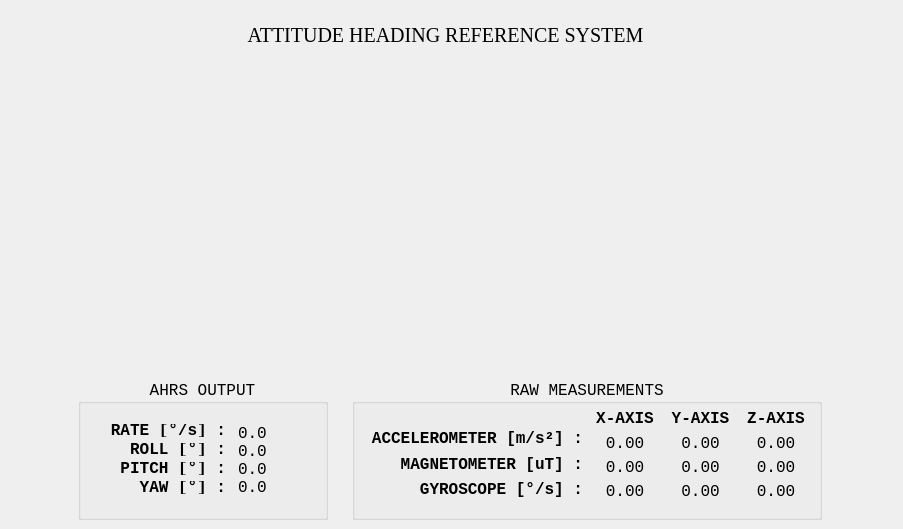
    <widget class="QWidget" name="tab_8">
     <attribute name="title">
      <string>AHRS</string>
     </attribute>
     <widget class="QWidget" name="layoutWidget">
      <property name="geometry">
       <rect>
        <x>60</x>
        <y>379</y>
        <width>781</width>
        <height>141</height>
       </rect>
      </property>
      <layout class="QHBoxLayout" name="horizontalLayout_5">
       <item>
        <widget class="QGroupBox" name="groupBox_5">
         <property name="maximumSize">
          <size>
           <width>250</width>
           <height>16777215</height>
          </size>
         </property>
         <property name="font">
          <font>
           <family>Courier New</family>
           <pointsize>12</pointsize>
           <bold>false</bold>
          </font>
         </property>
         <property name="title">
          <string>AHRS OUTPUT</string>
         </property>
         <property name="alignment">
          <set>Qt::AlignmentFlag::AlignCenter</set>
         </property>
         <widget class="QWidget" name="layoutWidget">
          <property name="geometry">
           <rect>
            <x>27</x>
            <y>45</y>
            <width>121</width>
            <height>70</height>
           </rect>
          </property>
          <layout class="QVBoxLayout" name="verticalLayout_2">
           <item>
            <widget class="QLabel" name="label_2">
             <property name="font">
              <font>
               <family>Courier New</family>
               <pointsize>12</pointsize>
               <bold>true</bold>
              </font>
             </property>
             <property name="text">
              <string>RATE [°/s] :</string>
             </property>
             <property name="alignment">
              <set>Qt::AlignmentFlag::AlignRight|Qt::AlignmentFlag::AlignTrailing|Qt::AlignmentFlag::AlignVCenter</set>
             </property>
            </widget>
           </item>
           <item>
            <widget class="QLabel" name="label_4">
             <property name="font">
              <font>
               <family>Courier New</family>
               <pointsize>12</pointsize>
               <bold>true</bold>
              </font>
             </property>
             <property name="text">
              <string>ROLL [°] :</string>
             </property>
             <property name="alignment">
              <set>Qt::AlignmentFlag::AlignRight|Qt::AlignmentFlag::AlignTrailing|Qt::AlignmentFlag::AlignVCenter</set>
             </property>
            </widget>
           </item>
           <item>
            <widget class="QLabel" name="label_3">
             <property name="font">
              <font>
               <family>Courier New</family>
               <pointsize>12</pointsize>
               <bold>true</bold>
              </font>
             </property>
             <property name="text">
              <string>PITCH [°] :</string>
             </property>
             <property name="alignment">
              <set>Qt::AlignmentFlag::AlignRight|Qt::AlignmentFlag::AlignTrailing|Qt::AlignmentFlag::AlignVCenter</set>
             </property>
            </widget>
           </item>
           <item>
            <widget class="QLabel" name="label_5">
             <property name="font">
              <font>
               <family>Courier New</family>
               <pointsize>12</pointsize>
               <bold>true</bold>
              </font>
             </property>
             <property name="text">
              <string>YAW [°] :</string>
             </property>
             <property name="alignment">
              <set>Qt::AlignmentFlag::AlignRight|Qt::AlignmentFlag::AlignTrailing|Qt::AlignmentFlag::AlignVCenter</set>
             </property>
            </widget>
           </item>
          </layout>
         </widget>
         <widget class="QLabel" name="label_8">
          <property name="geometry">
           <rect>
            <x>160</x>
            <y>82</y>
            <width>29</width>
            <height>16</height>
           </rect>
          </property>
          <property name="maximumSize">
           <size>
            <width>50</width>
            <height>16777215</height>
           </size>
          </property>
          <property name="font">
           <font>
            <family>Courier New</family>
            <pointsize>12</pointsize>
            <bold>false</bold>
           </font>
          </property>
          <property name="text">
           <string>0.00</string>
          </property>
         </widget>
         <widget class="QLabel" name="label_7">
          <property name="geometry">
           <rect>
            <x>160</x>
            <y>64</y>
            <width>29</width>
            <height>16</height>
           </rect>
          </property>
          <property name="maximumSize">
           <size>
            <width>50</width>
            <height>16777215</height>
           </size>
          </property>
          <property name="font">
           <font>
            <family>Courier New</family>
            <pointsize>12</pointsize>
            <bold>false</bold>
           </font>
          </property>
          <property name="text">
           <string>0.00</string>
          </property>
         </widget>
         <widget class="QLabel" name="label_6">
          <property name="geometry">
           <rect>
            <x>160</x>
            <y>46</y>
            <width>29</width>
            <height>16</height>
           </rect>
          </property>
          <property name="maximumSize">
           <size>
            <width>50</width>
            <height>16777215</height>
           </size>
          </property>
          <property name="font">
           <font>
            <family>Courier New</family>
            <pointsize>12</pointsize>
            <bold>false</bold>
           </font>
          </property>
          <property name="text">
           <string>0.00</string>
          </property>
         </widget>
         <widget class="QLabel" name="label_9">
          <property name="geometry">
           <rect>
            <x>160</x>
            <y>100</y>
            <width>29</width>
            <height>16</height>
           </rect>
          </property>
          <property name="maximumSize">
           <size>
            <width>50</width>
            <height>16777215</height>
           </size>
          </property>
          <property name="font">
           <font>
            <family>Courier New</family>
            <pointsize>12</pointsize>
            <bold>false</bold>
           </font>
          </property>
          <property name="text">
           <string>0.00</string>
          </property>
         </widget>
        </widget>
       </item>
       <item>
        <widget class="QGroupBox" name="groupBox_4">
         <property name="maximumSize">
          <size>
           <width>470</width>
           <height>16777215</height>
          </size>
         </property>
         <property name="font">
          <font>
           <family>Courier New</family>
           <pointsize>12</pointsize>
           <bold>false</bold>
          </font>
         </property>
         <property name="title">
          <string>RAW MEASUREMENTS</string>
         </property>
         <property name="alignment">
          <set>Qt::AlignmentFlag::AlignCenter</set>
         </property>
         <widget class="QWidget" name="layoutWidget_2">
          <property name="geometry">
           <rect>
            <x>238</x>
            <y>30</y>
            <width>221</width>
            <height>91</height>
           </rect>
          </property>
          <layout class="QHBoxLayout" name="horizontalLayout_4">
           <item>
            <layout class="QVBoxLayout" name="verticalLayout_6">
             <item>
              <widget class="QLabel" name="label_26">
               <property name="font">
                <font>
                 <family>Courier New</family>
                 <pointsize>12</pointsize>
                 <bold>true</bold>
                </font>
               </property>
               <property name="text">
                <string>X-AXIS</string>
               </property>
               <property name="alignment">
                <set>Qt::AlignmentFlag::AlignCenter</set>
               </property>
              </widget>
             </item>
             <item>
              <widget class="QLabel" name="label_15">
               <property name="font">
                <font>
                 <family>Courier New</family>
                 <pointsize>12</pointsize>
                 <bold>false</bold>
                </font>
               </property>
               <property name="text">
                <string>0.00</string>
               </property>
               <property name="alignment">
                <set>Qt::AlignmentFlag::AlignCenter</set>
               </property>
              </widget>
             </item>
             <item>
              <widget class="QLabel" name="label_16">
               <property name="font">
                <font>
                 <family>Courier New</family>
                 <pointsize>12</pointsize>
                 <bold>false</bold>
                </font>
               </property>
               <property name="text">
                <string>0.00</string>
               </property>
               <property name="alignment">
                <set>Qt::AlignmentFlag::AlignCenter</set>
               </property>
              </widget>
             </item>
             <item>
              <widget class="QLabel" name="label_17">
               <property name="font">
                <font>
                 <family>Courier New</family>
                 <pointsize>12</pointsize>
                 <bold>false</bold>
                </font>
               </property>
               <property name="text">
                <string>0.00</string>
               </property>
               <property name="alignment">
                <set>Qt::AlignmentFlag::AlignCenter</set>
               </property>
              </widget>
             </item>
            </layout>
           </item>
           <item>
            <layout class="QVBoxLayout" name="verticalLayout_7">
             <item>
              <widget class="QLabel" name="label_27">
               <property name="font">
                <font>
                 <family>Courier New</family>
                 <pointsize>12</pointsize>
                 <bold>true</bold>
                </font>
               </property>
               <property name="text">
                <string>Y-AXIS</string>
               </property>
               <property name="alignment">
                <set>Qt::AlignmentFlag::AlignCenter</set>
               </property>
              </widget>
             </item>
             <item>
              <widget class="QLabel" name="label_19">
               <property name="font">
                <font>
                 <family>Courier New</family>
                 <pointsize>12</pointsize>
                 <bold>false</bold>
                </font>
               </property>
               <property name="text">
                <string>0.00</string>
               </property>
               <property name="alignment">
                <set>Qt::AlignmentFlag::AlignCenter</set>
               </property>
              </widget>
             </item>
             <item>
              <widget class="QLabel" name="label_20">
               <property name="font">
                <font>
                 <family>Courier New</family>
                 <pointsize>12</pointsize>
                 <bold>false</bold>
                </font>
               </property>
               <property name="text">
                <string>0.00</string>
               </property>
               <property name="alignment">
                <set>Qt::AlignmentFlag::AlignCenter</set>
               </property>
              </widget>
             </item>
             <item>
              <widget class="QLabel" name="label_21">
               <property name="font">
                <font>
                 <family>Courier New</family>
                 <pointsize>12</pointsize>
                 <bold>false</bold>
                </font>
               </property>
               <property name="text">
                <string>0.00</string>
               </property>
               <property name="alignment">
                <set>Qt::AlignmentFlag::AlignCenter</set>
               </property>
              </widget>
             </item>
            </layout>
           </item>
           <item>
            <layout class="QVBoxLayout" name="verticalLayout_8">
             <item>
              <widget class="QLabel" name="label_28">
               <property name="font">
                <font>
                 <family>Courier New</family>
                 <pointsize>12</pointsize>
                 <bold>true</bold>
                </font>
               </property>
               <property name="text">
                <string>Z-AXIS</string>
               </property>
               <property name="alignment">
                <set>Qt::AlignmentFlag::AlignCenter</set>
               </property>
              </widget>
             </item>
             <item>
              <widget class="QLabel" name="label_23">
               <property name="font">
                <font>
                 <family>Courier New</family>
                 <pointsize>12</pointsize>
                 <bold>false</bold>
                </font>
               </property>
               <property name="text">
                <string>0.00</string>
               </property>
               <property name="alignment">
                <set>Qt::AlignmentFlag::AlignCenter</set>
               </property>
              </widget>
             </item>
             <item>
              <widget class="QLabel" name="label_24">
               <property name="font">
                <font>
                 <family>Courier New</family>
                 <pointsize>12</pointsize>
                 <bold>false</bold>
                </font>
               </property>
               <property name="text">
                <string>0.00</string>
               </property>
               <property name="alignment">
                <set>Qt::AlignmentFlag::AlignCenter</set>
               </property>
              </widget>
             </item>
             <item>
              <widget class="QLabel" name="label_25">
               <property name="font">
                <font>
                 <family>Courier New</family>
                 <pointsize>12</pointsize>
                 <bold>false</bold>
                </font>
               </property>
               <property name="text">
                <string>0.00</string>
               </property>
               <property name="alignment">
                <set>Qt::AlignmentFlag::AlignCenter</set>
               </property>
              </widget>
             </item>
            </layout>
           </item>
          </layout>
         </widget>
         <widget class="QWidget" name="layoutWidget_3">
          <property name="geometry">
           <rect>
            <x>10</x>
            <y>50</y>
            <width>221</width>
            <height>70</height>
           </rect>
          </property>
          <layout class="QVBoxLayout" name="verticalLayout_5">
           <item>
            <widget class="QLabel" name="label_11">
             <property name="font">
              <font>
               <family>Courier New</family>
               <pointsize>12</pointsize>
               <bold>true</bold>
              </font>
             </property>
             <property name="text">
              <string>ACCELEROMETER [m/s²] :</string>
             </property>
             <property name="alignment">
              <set>Qt::AlignmentFlag::AlignRight|Qt::AlignmentFlag::AlignTrailing|Qt::AlignmentFlag::AlignVCenter</set>
             </property>
            </widget>
           </item>
           <item>
            <widget class="QLabel" name="label_12">
             <property name="font">
              <font>
               <family>Courier New</family>
               <pointsize>12</pointsize>
               <bold>true</bold>
              </font>
             </property>
             <property name="text">
              <string>MAGNETOMETER [uT] :</string>
             </property>
             <property name="alignment">
              <set>Qt::AlignmentFlag::AlignRight|Qt::AlignmentFlag::AlignTrailing|Qt::AlignmentFlag::AlignVCenter</set>
             </property>
            </widget>
           </item>
           <item>
            <widget class="QLabel" name="label_13">
             <property name="font">
              <font>
               <family>Courier New</family>
               <pointsize>12</pointsize>
               <bold>true</bold>
              </font>
             </property>
             <property name="text">
              <string>GYROSCOPE [°/s] :</string>
             </property>
             <property name="alignment">
              <set>Qt::AlignmentFlag::AlignRight|Qt::AlignmentFlag::AlignTrailing|Qt::AlignmentFlag::AlignVCenter</set>
             </property>
            </widget>
           </item>
          </layout>
         </widget>
        </widget>
       </item>
      </layout>
     </widget>
     <widget class="QWidget" name="layoutWidget">
      <property name="geometry">
       <rect>
        <x>62</x>
        <y>90</y>
        <width>781</width>
        <height>238</height>
       </rect>
      </property>
      <layout class="QHBoxLayout" name="horizontalLayout_3">
       <item>
        <layout class="QVBoxLayout" name="verticalLayout_11">
         <item>
          <widget class="QcGaugeWidget" name="widget_angular_rate" native="true">
           <property name="minimumSize">
            <size>
             <width>200</width>
             <height>200</height>
            </size>
           </property>
           <property name="maximumSize">
            <size>
             <width>200</width>
             <height>200</height>
            </size>
           </property>
          </widget>
         </item>
        </layout>
       </item>
       <item>
        <layout class="QVBoxLayout" name="verticalLayout_10">
         <item>
          <widget class="QcGaugeWidget" name="widget_inclinometer" native="true">
           <property name="minimumSize">
            <size>
             <width>200</width>
             <height>200</height>
            </size>
           </property>
           <property name="maximumSize">
            <size>
             <width>200</width>
             <height>200</height>
            </size>
           </property>
          </widget>
         </item>
        </layout>
       </item>
       <item>
        <layout class="QVBoxLayout" name="verticalLayout_9">
         <item>
          <widget class="QcGaugeWidget" name="widget_compass" native="true">
           <property name="minimumSize">
            <size>
             <width>200</width>
             <height>200</height>
            </size>
           </property>
           <property name="maximumSize">
            <size>
             <width>200</width>
             <height>200</height>
            </size>
           </property>
          </widget>
         </item>
        </layout>
       </item>
      </layout>
     </widget>
     <widget class="QWidget" name="layoutWidget_21">
      <property name="geometry">
       <rect>
        <x>760</x>
        <y>20</y>
        <width>134</width>
        <height>32</height>
       </rect>
      </property>
      <layout class="QHBoxLayout" name="horizontalLayout_55">
       <item>
        <widget class="QLabel" name="label_batt_3">
         <property name="minimumSize">
          <size>
           <width>30</width>
           <height>30</height>
          </size>
         </property>
         <property name="maximumSize">
          <size>
           <width>30</width>
           <height>30</height>
          </size>
         </property>
         <property name="text">
          <string/>
         </property>
         <property name="pixmap">
          <pixmap resource="resources.qrc">:/icons/assets/batt_what.png</pixmap>
         </property>
         <property name="scaledContents">
          <bool>true</bool>
         </property>
         <property name="alignment">
          <set>Qt::AlignmentFlag::AlignCenter</set>
         </property>
        </widget>
       </item>
       <item>
        <widget class="QLabel" name="label_satcon_3">
         <property name="minimumSize">
          <size>
           <width>30</width>
           <height>30</height>
          </size>
         </property>
         <property name="maximumSize">
          <size>
           <width>30</width>
           <height>30</height>
          </size>
         </property>
         <property name="text">
          <string/>
         </property>
         <property name="pixmap">
          <pixmap resource="resources.qrc">:/icons/assets/sat_off.png</pixmap>
         </property>
         <property name="scaledContents">
          <bool>true</bool>
         </property>
         <property name="alignment">
          <set>Qt::AlignmentFlag::AlignCenter</set>
         </property>
        </widget>
       </item>
       <item>
        <widget class="QLabel" name="label_bt_3">
         <property name="minimumSize">
          <size>
           <width>30</width>
           <height>30</height>
          </size>
         </property>
         <property name="maximumSize">
          <size>
           <width>30</width>
           <height>30</height>
          </size>
         </property>
         <property name="text">
          <string/>
         </property>
         <property name="pixmap">
          <pixmap resource="resources.qrc">:/icons/assets/bt_dis.png</pixmap>
         </property>
         <property name="scaledContents">
          <bool>true</bool>
         </property>
         <property name="alignment">
          <set>Qt::AlignmentFlag::AlignCenter</set>
         </property>
        </widget>
       </item>
       <item>
        <widget class="QLabel" name="label_err_3">
         <property name="minimumSize">
          <size>
           <width>30</width>
           <height>30</height>
          </size>
         </property>
         <property name="maximumSize">
          <size>
           <width>30</width>
           <height>30</height>
          </size>
         </property>
         <property name="text">
          <string/>
         </property>
         <property name="pixmap">
          <pixmap resource="resources.qrc">:/icons/assets/error_no.png</pixmap>
         </property>
         <property name="scaledContents">
          <bool>true</bool>
         </property>
         <property name="alignment">
          <set>Qt::AlignmentFlag::AlignCenter</set>
         </property>
        </widget>
       </item>
      </layout>
     </widget>
     <widget class="QLabel" name="label_14">
      <property name="geometry">
       <rect>
        <x>10</x>
        <y>20</y>
        <width>871</width>
        <height>31</height>
       </rect>
      </property>
      <property name="font">
       <font>
        <family>Georgia</family>
        <pointsize>15</pointsize>
        <bold>false</bold>
       </font>
      </property>
      <property name="text">
       <string>ATTITUDE HEADING REFERENCE SYSTEM</string>
      </property>
      <property name="scaledContents">
       <bool>false</bool>
      </property>
      <property name="alignment">
       <set>Qt::AlignmentFlag::AlignCenter</set>
      </property>
     </widget>
    </widget>
